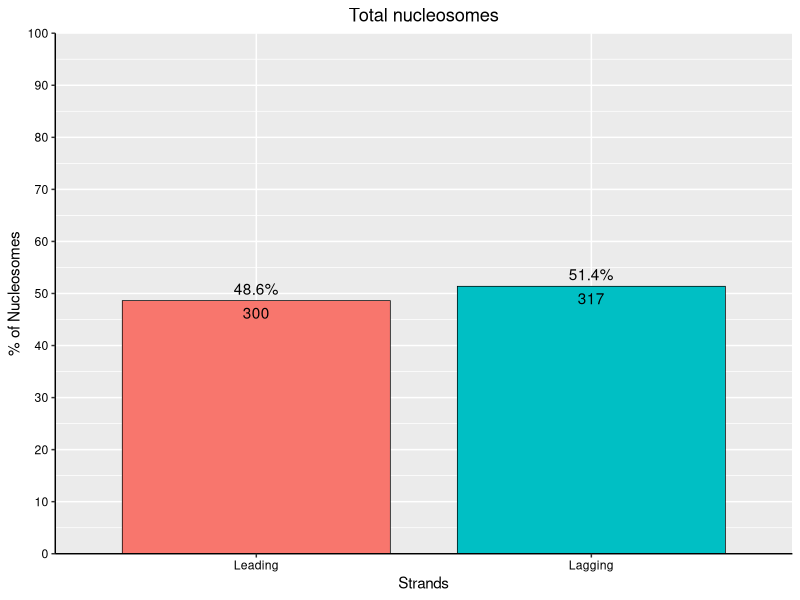
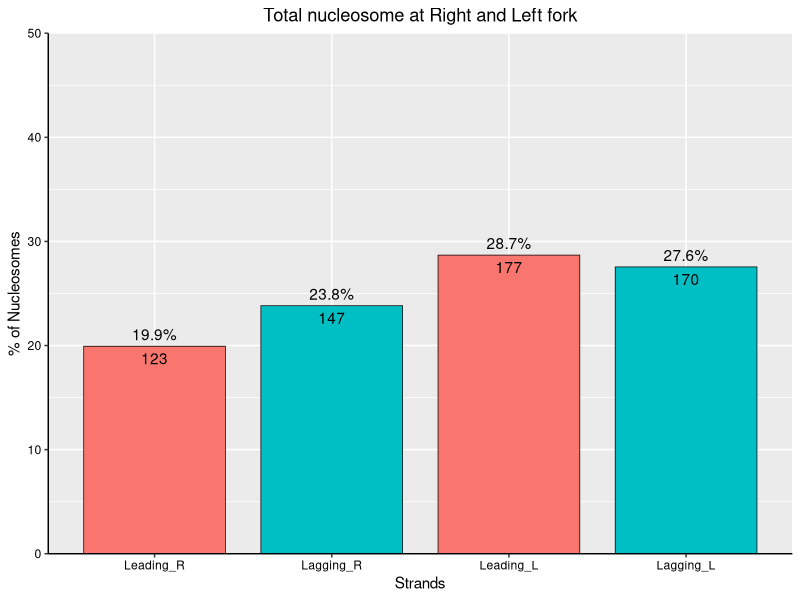
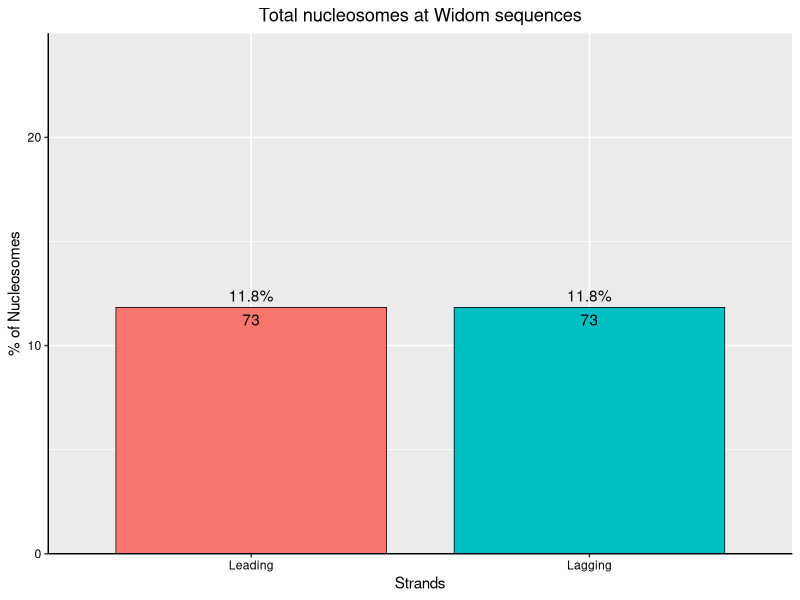
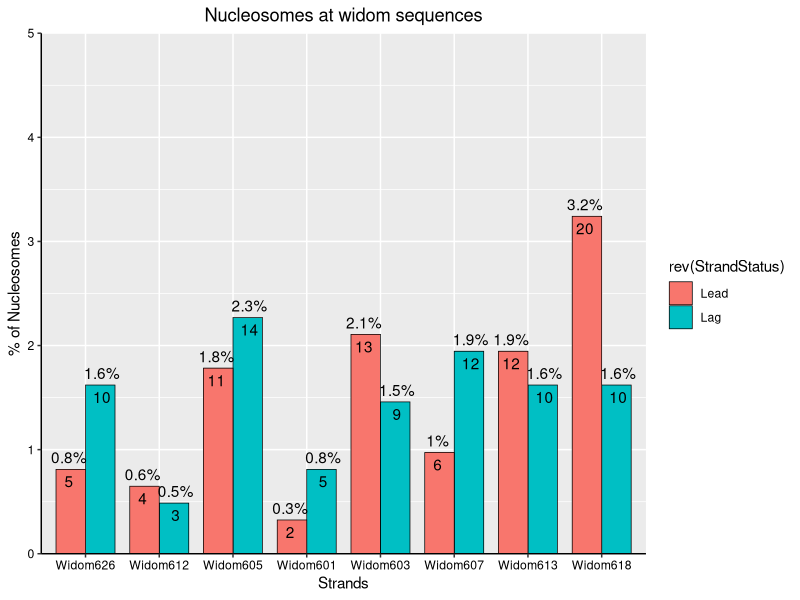

These charts were generated, in order, by the following R code:
## ---- chunk 1
library(tidyverse)
library(readr)
## ---- chunk 2
BC01_Nucleosomes <- read_delim("Nucleosome_Widom_redefined.csv")
head(BC01_Nucleosomes)
## ---- chunk 3
T_n <- BC01_Nucleosomes %>%
  nrow()
T_n
## ---- chunk 4
unique(BC01_Nucleosomes$Mapping_y)
unique(BC01_Nucleosomes$StrandStatus)
## ---- chunk 5
T_n_Leading <- BC01_Nucleosomes %>% 
  filter(StrandStatus == "Lead") %>%
  nrow()
T_n_Leading
## ---- chunk 6
T_n_lagging <- BC01_Nucleosomes %>%
  filter(StrandStatus == "Lag") %>% 
  nrow()
T_n_lagging 

## ---- chunk 7
T_n_Leadlag <-BC01_Nucleosomes %>% 
  count(StrandStatus) %>% 
  mutate(percentage = n/T_n * 100) %>% 
  mutate(StrandStatus = factor(StrandStatus, levels = c("Lead", "Lag"))) %>% 
  complete(StrandStatus, fill = list(n = 0, percentage = 0 ))
T_n_Leadlag
## ---- chunk 8
ggplot(T_n_Leadlag, aes(x = StrandStatus, y= percentage, fill = StrandStatus)) +
  geom_bar(
    stat = "identity", 
    color = "black",
    size = 0.25,
    width =0.8) +
  scale_y_continuous(
    breaks = seq(0, 100, by =10), 
    limits = c(0, 100), 
    expand = c(0,0)) +
  geom_text(
    aes(label = paste0(round(percentage, 1), "%")),
            vjust = -0.5) +
  geom_text(
    aes(label = n),
    vjust = 1.5) +
  labs(
    y= "% of Nucleosomes", 
    x = "Strands") +
  scale_x_discrete(
    labels = c("Leading", "Lagging")) +
  theme(
    legend.position = "none",
    axis.line = element_line(color = "black", size = 0.5),
    axis.text.x = element_text(color = "black"),
    axis.text.y = element_text(color = "black"),
    plot.title = element_text(hjust = 0.5)) +
  ggtitle("Total nucleosomes")
## ---- chunk 9
unique(BC01_Nucleosomes$StrandDirection)
## ---- chunk 10
Fork_nucleosomes <- BC01_Nucleosomes %>% 
  count(StrandStatus, StrandDirection) %>% 
  mutate(percentage = n/T_n * 100) %>% 
  mutate(StrandDirection = factor(StrandDirection, levels = c("fwdLead", "revLag", "revLead", "fwdLag"))) %>% 
  complete(StrandStatus, fill = list(n = 0, percentage = 0))
Fork_nucleosomes
## ---- chunk 11
ggplot(Fork_nucleosomes, aes(x = StrandDirection, y = percentage, fill = rev(StrandStatus))) +
  geom_col(
    stat = "identity",
     color = "black",
    size = 0.25,
    width = 0.8) +
  scale_y_continuous(
    breaks = seq(0, 500, by =10), 
    limits = c(0, 50), 
    expand = c(0,0)) +
  geom_text(
    aes(label = paste0(round(percentage, 1), "%")),
            vjust = -0.5) +
  geom_text(
    aes(label = n),
    vjust = 1.5) +
  labs(
    y= "% of Nucleosomes", 
    x = "Strands") +
  scale_x_discrete(
    labels = c("Leading_R", "Lagging_R", "Leading_L", "Lagging_L")) +
  theme(
    legend.position = "none",
    axis.line = element_line(color = "black", size = 0.5),
    axis.text.x = element_text(color = "black"),
    axis.text.y = element_text(color = "black"),
    plot.title = element_text(hjust = 0.5)) +
  ggtitle("Total nucleosome at Right and Left fork")
## ---- chunk 12
unique(BC01_Nucleosomes$`Region of Interest`)
## ---- chunk 13
Widoms <- BC01_Nucleosomes %>% 
  filter(`Region of Interest` !="Others") %>% 
  count(StrandStatus) %>% 
  mutate(percentage = n/T_n *100) %>% 
  mutate(StrandStatus = factor(StrandStatus, levels = c("Lead", "Lag"))) %>% 
  complete(StrandStatus, fill = list(n = 0, percentage = 0))

Widoms

## ---- chunk 14
ggplot(Widoms, aes(x = StrandStatus, y= percentage, fill = StrandStatus)) +
  geom_bar(
    stat = "identity", 
    color = "black",
    size = 0.25,
    width = 0.8) +
  scale_y_continuous(
    breaks = seq(0, 30, by =10), 
    limits = c(0, 25), 
    expand = c(0,0)) +
  geom_text(
    aes(label = paste0(round(percentage, 1), "%")),
            vjust = -0.5) +
  geom_text(
    aes(label = n),
    vjust = 1.5) +
  labs(
    y= "% of Nucleosomes", 
    x = "Strands") +
  scale_x_discrete(
    labels = c("Leading", "Lagging")) +
  theme(
    legend.position = "none",
    axis.line = element_line(color = "black", size = 0.5),
    axis.text.x = element_text(color = "black"),
    axis.text.y = element_text(color = "black"),
    plot.title = element_text(hjust = 0.5)) +
  ggtitle("Total nucleosomes at Widom sequences")
## ---- chunk 15
Widoms_unique <- BC01_Nucleosomes %>% 
  filter(`Region of Interest` !="Others") %>% 
  count(StrandStatus, `Region of Interest`) %>% 
  mutate(percentage = n/T_n *100) %>% 
  mutate(`Region of Interest` = factor(`Region of Interest`, levels = c("Widom626", "Widom612", "Widom605", "Widom601", "Widom603", "Widom607", "Widom613", "Widom618"))) %>% 
  mutate(StrandStatus = factor(StrandStatus, levels = c("Lead", "Lag"))) %>% 
  complete(StrandStatus, `Region of Interest`, fill = list(n = 0, percentage = 0))

Widoms_unique
## ---- chunk 16
ggplot(Widoms_unique, aes(x = `Region of Interest`, y = percentage, fill = rev(StrandStatus))) +
  geom_col(
    stat = "identity",
     color = "black",
    size = 0.25,
    position = "dodge",
    width = 0.8) +
  scale_y_continuous(
    breaks = seq(0, 5, by =1), 
    limits = c(0, 5), 
    expand = c(0,0)) +
  geom_text(
    aes(label = paste0(round(percentage, 1), "%")),
            vjust = -0.5,
            position = position_dodge(width = 0.9)) +
   geom_text(
    aes(label = n),
    vjust = 1.5,
    position = position_dodge(width = 0.9)) +
  labs(
    y= "% of Nucleosomes", 
    x = "Strands") +
  #scale_x_discrete(
   # labels = c("Leading_R", "Lagging_R", "Leading_L", "Lagging_L")) +
  theme(
    #legend.position = "none",
    axis.line = element_line(color = "black", size = 0.5),
    axis.text.x = element_text(color = "black"),
    axis.text.y = element_text(color = "black"),
    plot.title = element_text(hjust = 0.5)) +
  ggtitle("Nucleosomes at widom sequences")
